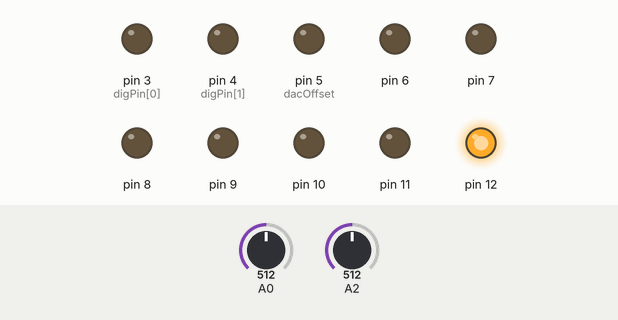
Bench run of a sketch on a simulated Arduino Nano, built with avr-gcc and run on an emulated ATmega328P. Shown: output pins drawn as LEDs (lit = HIGH). Inputs (shaded band) come from the test bench; at power-on: A0 = 512, A2 = 512.

Above: at 1.2 s.
1.3 s: A0 set to 451
2.8 s: A0 set to 421
At 4.0 s:
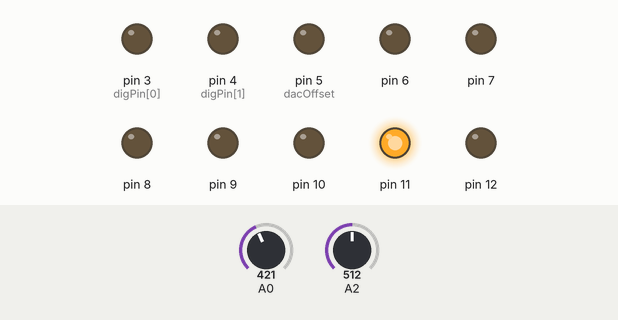
4.3 s: A2 set to 547
At 5.1 s:
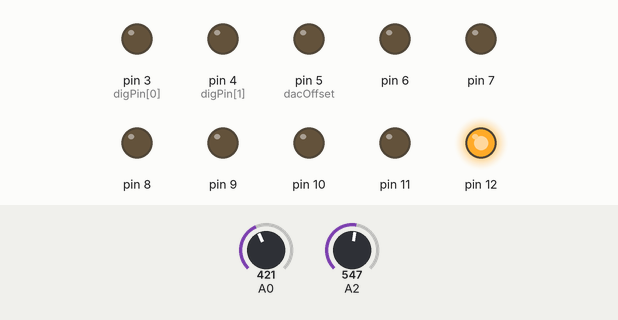
5.8 s: A2 set to 306
At 6.3 s:
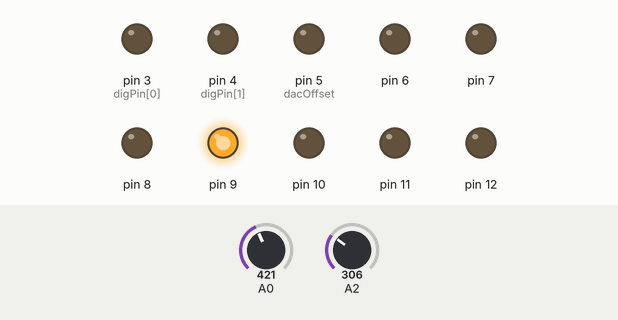
7.3 s: A0 set to 306
At 8.5 s:
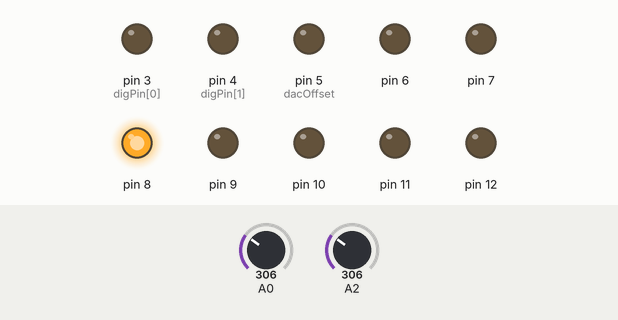
8.8 s: A2 set to 281
10.3 s: A2 set to 255
At 10.9 s:
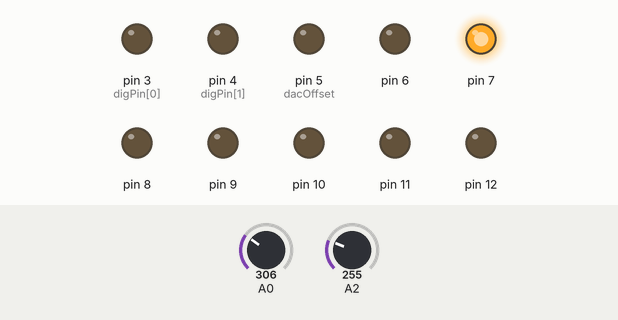
Timing chart, 0 to 12.8 s (numbered marks = the images above; inputs shaded):
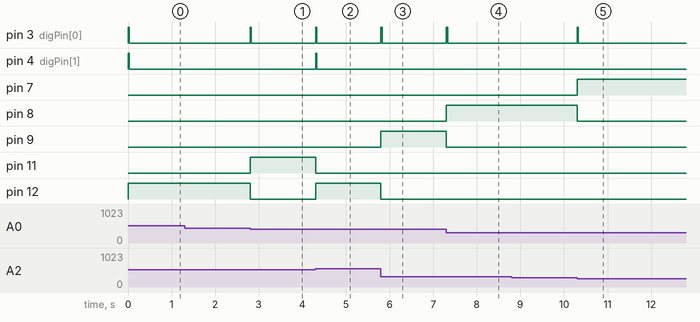

Measured:
- the behaviour switches between 440 and 439 on A0 (found by bisection; images 0 and 1)
- the behaviour switches between 531 and 532 on A2 (found by bisection; images 1 and 2)
- the behaviour switches between 270 and 269 on A2 (found by bisection; images 4 and 5)
- after the input at 1.3 s, every drawn part: stays the same
- after the input at 2.8 s, pin 3 (digPin[0]): LOW → HIGH at once, → LOW 0.03 s later; pin 11: LOW → HIGH at once; pin 12: HIGH → LOW at once
- after the input at 4.3 s, pin 3 (digPin[0]), pin 4 (digPin[1]): LOW → HIGH at once, → LOW 0.03 s later; pin 11: HIGH → LOW at once; pin 12: LOW → HIGH at once
- after the input at 5.8 s, pin 3 (digPin[0]): LOW → HIGH at once, → LOW 0.03 s later; pin 9: LOW → HIGH at once; pin 12: HIGH → LOW at once
- after the input at 7.3 s, pin 3 (digPin[0]): LOW → HIGH at once, → LOW 0.03 s later; pin 8: LOW → HIGH at once; pin 9: HIGH → LOW at once
- after the input at 8.8 s, every drawn part: stays the same
- after the input at 10.3 s, pin 3 (digPin[0]): LOW → HIGH at once, → LOW 0.03 s later; pin 7: LOW → HIGH at once; pin 8: HIGH → LOW at once

The sketch:

OX03_AnalogTracker.ino
```cpp
// (licence header left out)
//  constants related to the Arduino Nano pin use
const int clkIn = 2;           // the digital (clock) input
const int digPin[2] = {3, 4};  // the digital pin array
const int dacOffset = 5;       // the OX/DAC pin offset
const int trigTime = 25;       // 25 ms trigger time
const int SETTLEVAL = 3;       // the number of consecutive values
                               //   to consider the read to be
                               //   settled.

//  variables used to control the D0/D1 outputs
int digState[2] = {LOW, LOW};
unsigned long digMilli[2] = {0, 0};
unsigned long currMillis = 0;

//  variables used to control the current output states
int cSense = -1;
int cCalc = -1;
int cStep = -1;

// variables used to settle the analog input before update
int sCalc = -1;
int sCount = 0;

//  ==================== start of setup() ======================

void setup() {

  // Serial.begin(9600);

  // set up the digital (clock) input
  pinMode(clkIn, INPUT);

  // set up the digital outputs
  for (int i=0; i<2; i++) {
    pinMode(digPin[i], OUTPUT);
    digitalWrite(digPin[i], LOW);
  }

  // set up the digital outputs
  for (int i=0; i<8; i++) {
    pinMode(dacOffset + i, OUTPUT);
    digitalWrite(dacOffset + i, LOW);
  }

  // get the starting values
  readAnalog();
}

//  ==================== start of loop() =======================

void loop()
{
  unsigned long thisMilli = millis();
  readAnalog();

  /*
  Serial.print(cSense);
  Serial.print('\t');
  Serial.print(cCalc);
  Serial.println();
  */

  // Settle down the input values (since the analog reads done
  // at a high rate can be unstable) by requiring 3 reads of the
  // same value before you can proceed.
  if (cCalc == sCalc) {
    sCount++;
  } else {
    sCalc = cCalc;
    sCount = 0;
  }

  // If the values are different and the read is settles, update
  // the output and start it over.
  if ((cCalc != cStep) && (sCount >= SETTLEVAL)) {
    cStep = cCalc;
    dacOutput(1 << cStep);

    digitalWrite(digPin[0], HIGH);
    digState[0] = HIGH;
    digMilli[0] = thisMilli;

    if (cStep == 7) {
      digitalWrite(digPin[1], HIGH);
      digState[1] = HIGH;
      digMilli[1] = thisMilli;
    }

    sCount = 0;
  }

  // turn off D0/D1 if necessary
  for (int i=0; i<2; i++) {
    if ((digState[i]) && (thisMilli - digMilli[i] > trigTime)) {
      digitalWrite(digPin[i], LOW);
      digState[i] = LOW;
    }
  }

}

//  =================== convenience routines ===================

//  readAnalog() - read the analog inputs and set values
//  ----------------------------------------------------
void readAnalog()
{
  cSense = (128 - (analogRead(0) >> 3));
  cCalc = analogRead(2) / cSense;
  if (cCalc > 7)  cCalc = 7;
  if (cCalc < 0)  cCalc = 0;
}

//  dacOutput(byte) - deal with the DAC output
//  -----------------------------------------
void dacOutput(byte v)
{
  PORTB = (PORTB & B11100000) | (v >> 3);
  PORTD = (PORTD & B00011111) | ((v & B00000111) << 5);
}

//  ===================== end of program =======================
```
